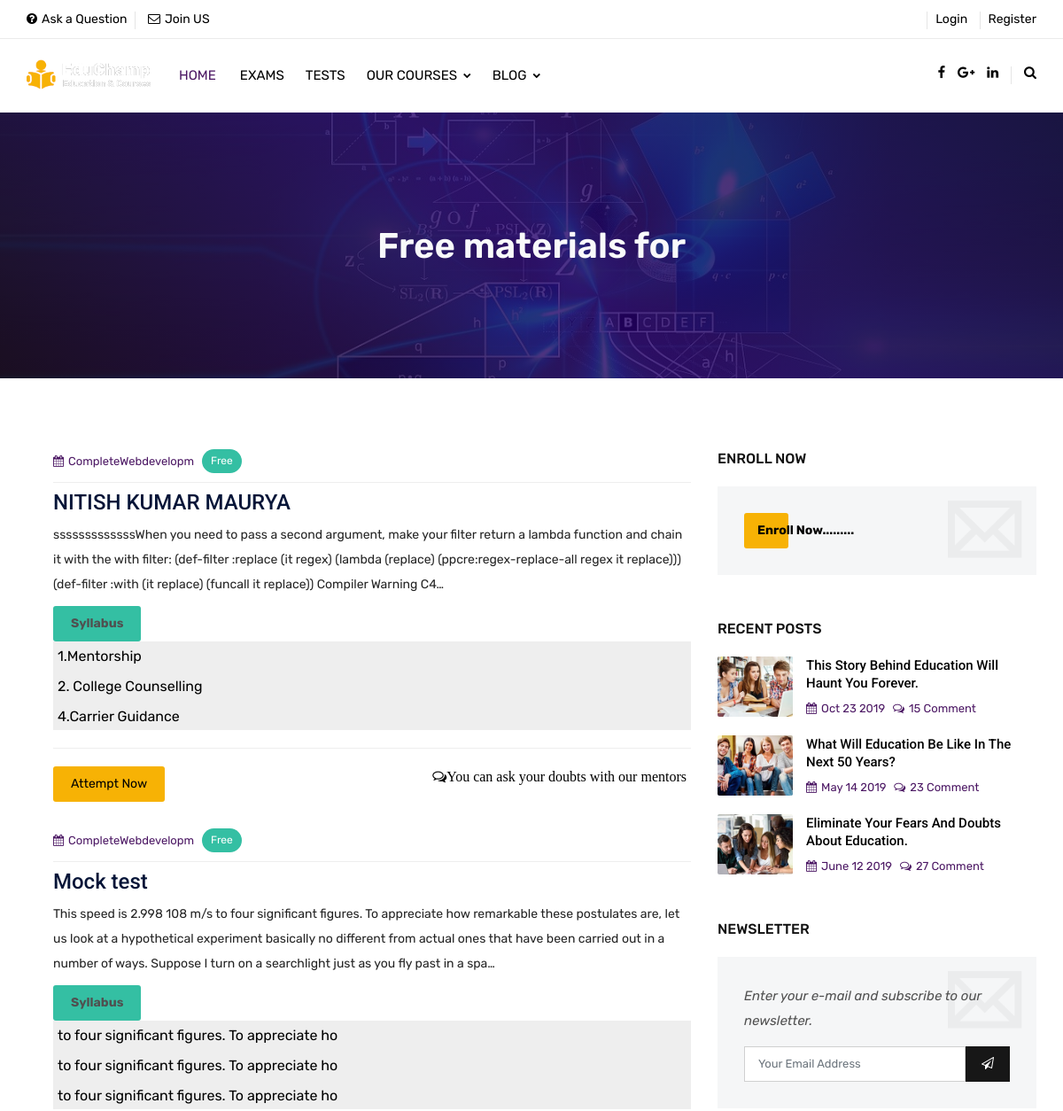
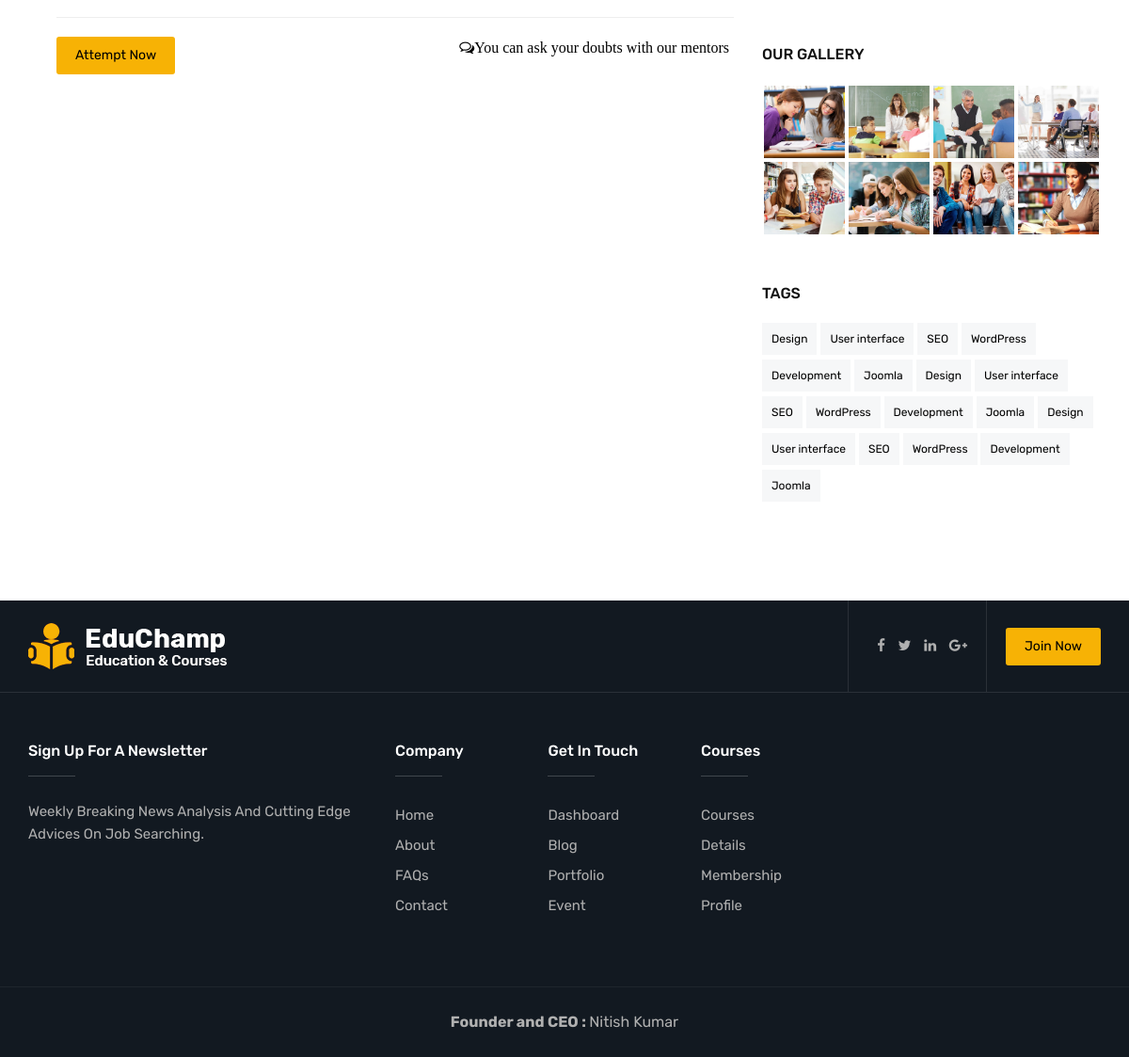
The page /tests/ on the database its author committed (2 pictures, top to bottom).
### testseries/models.py (models this page shows)
class Quiz(models.Model):
    type = models.ForeignKey(Category,on_delete=models.DO_NOTHING)
    quiz = models.ForeignKey(QuizCourse, on_delete=models.CASCADE, null=True, default="")
    name = models.CharField(max_length=50, default="")
    is_timed = models.BooleanField(default=True)
    is_preview = models.BooleanField(default=True)
    description = models.CharField(max_length=500)
    no_of_quesitions = models.IntegerField(default=0)
    slug = models.CharField(max_length=50)

class CourseProperty(models.Model):
    description  = models.CharField(max_length = 100 , null = False)
    quiz = models.ForeignKey(Quiz , null = False , on_delete=models.CASCADE)
    class Meta :
        abstract = True

class quizPrerequisite(CourseProperty):
    pass

### exam/models.py (models this page shows)
class Category(models.Model):
    id=models.IntegerField(primary_key=True)
    name = models.CharField(max_length=20)
    def __str__(self):
        return self.name

### testseries/views.py (the view)
# urls.py: path('tests/', include('testseries.urls')),
def tests(request):
    tests = Quiz.objects.filter()
    context = {
        'tests': tests
    }
    return render(request, "Eduguider/testlist.html", context)

### templates/Eduguider/testlist.html (shortened to what this page needs)
{% extends 'Eduguider/base.html'%}
{%load static%}
{% block head %}
<head>
	<link rel="stylesheet" type="text/css" href='{% static "assets/css/assets.css"%}'>
	<link rel="stylesheet" type="text/css" href='{% static "assets/css/typography.css"%}'>
	<link rel="stylesheet" type="text/css" href='{% static "assets/css/shortcodes/shortcodes.css"%}'>
	<link rel="stylesheet" type="text/css" href='{% static "assets/css/style.css"%}'>
	<link class="skin" rel="stylesheet" type="text/css" href='{% static "assets/css/color/color-1.css"%}'>
</head>
{% endblock %}
{% block body %}
<div class="page-wraper">
    <div class="page-content bg-white">
        <div class="page-banner ovbl-dark" style="background-image:url(http://127.0.0.1:8000/media/media/tests/thumbnails/banner-g4e70b8d46_1280.jpg);">
            <div class="container">
                <div class="page-banner-entry">
                    <h1 class="text-light">Free materials for {{exam.name}}</h1>
				</div>
            </div>
        </div>
         <div class="content-block">
			<div class="section-area section-sp1">
				<div class="container">
					<div class="row">
						<div class="col-lg-8">
                            {% for test in tests %}
							<div class="blog-post blog-md clearfix">
								<div class="ttr-post-info">
									<ul class="media-post">
										<li><a href="#"><i class="fa fa-calendar"></i>{{test.type}}</a></li>
                                        {% if test.is_preview is True %}
										<li><a href="/tests/attempt/{{k.slug}}" target="_blank" class="btn button-sm green radius-xl">Free</a></li>
                                        {% else%}
                                        <li><a href="#"><i class="fa fa-user"></i><b>Enroll to attempt</b></a></li>
                                        {% endif %}
									</ul>
									<h5 class="post-title"><a href="">{{test.name}}</a></h5>
									<p>{{test.description |truncatechars:300}}</p>
									<a class="btn button-l green"><b>Syllabus</b></a>
										<div class="vertical-menu">
											{% for i in test.quizprerequisite_set.all %}
											<a href="#">{{i.description}}</a>
											{% endfor %}
										</div>
									<div class="post-extra">
										<a href="/tests/attempt/{{test.slug}}" target="_blank" class="btn">Attempt Now</a>
										<a href="#" class="comments-bx"><i class="fa fa-comments-o">You can ask your doubts with our mentors</i></a>
									</div>
								</div>
							</div>
							{%endfor%}
						</div>
						<div class="col-lg-4 sticky-top">
							<aside class="side-bar sticky-top">
								<div class="widget">
                                        <div class="widget widget-newslatter">
                                            <h6 class="widget-title">Enroll Now</h6>
                                            <div class="news-box">
                                                <a href="" class="btn">Enroll Now.........</a>
                                            </div>
                                        </div>
								</div>
								<div class="widget recent-posts-entry">
									<h6 class="widget-title">Recent Posts</h6>
									<div class="widget-post-bx">
										<div class="widget-post clearfix">
											<div class="ttr-post-media"> <img src='{% static "assets/images/blog/recent-blog/pic1.jpg"%}' width="200" height="143" alt=""> </div>
											<div class="ttr-post-info">
												<div class="ttr-post-header">
													<h6 class="post-title"><a href="blog-details.html">This Story Behind Education Will Haunt You Forever.</a></h6>
												</div>
												<ul class="media-post">
													<li><a href="#"><i class="fa fa-calendar"></i>Oct 23 2019</a></li>
													<li><a href="#"><i class="fa fa-comments-o"></i>15 Comment</a></li>
												</ul>
											</div>
										</div>
										<div class="widget-post clearfix">
											<div class="ttr-post-media"> <img src='{% static "assets/images/blog/recent-blog/pic2.jpg"%}' width="200" height="160" alt=""> </div>
											<div class="ttr-post-info">
												<div class="ttr-post-header">
													<h6 class="post-title"><a href="blog-details.html">What Will Education Be Like In The Next 50 Years?</a></h6>
												</div>
												<ul class="media-post">
													<li><a href="#"><i class="fa fa-calendar"></i>May 14 2019</a></li>
													<li><a href="#"><i class="fa fa-comments-o"></i>23 Comment</a></li>
												</ul>
											</div>
										</div>
										<div class="widget-post clearfix">
											<div class="ttr-post-media"> <img src='{% static "assets/images/blog/recent-blog/pic3.jpg"%}' width="200" height="160" alt=""> </div>
											<div class="ttr-post-info">
												<div class="ttr-post-header">
													<h6 class="post-title"><a href="blog-details.html">Eliminate Your Fears And Doubts About Education.</a></h6>
												</div>
												<ul class="media-post">
													<li><a href="#"><i class="fa fa-calendar"></i>June 12 2019</a></li>
													<li><a href="#"><i class="fa fa-comments-o"></i>27 Comment</a></li>
												</ul>
											</div>
										</div>
									</div>
								</div>
								<div class="widget widget-newslatter">
									<h6 class="widget-title">Newsletter</h6>
									<div class="news-box">
										<p>Enter your e-mail and subscribe to our newsletter.</p>
										<form class="subscription-form" action="" method="post">
											<div class="input-group">
												<input name="dzEmail" required="required" type="email" class="form-control" placeholder="Your Email Address"/>
												<button name="submit" value="Submit" type="submit" class="btn black radius-no">
													<i class="fa fa-paper-plane-o"></i>
												</button>
											</div>
										</form>
									</div>
								</div>
								<div class="widget widget_gallery gallery-grid-4">
									<h6 class="widget-title">Our Gallery</h6>
									<ul>
										<li><div><a href="#"><img src='{% static "assets/images/gallery/pic2.jpg"%}' alt=""></a></div></li>
										<li><div><a href="#"><img src='{% static "assets/images/gallery/pic1.jpg"%}' alt=""></a></div></li>
										<li><div><a href="#"><img src='{% static "assets/images/gallery/pic5.jpg"%}' alt=""></a></div></li>
										<li><div><a href="#"><img src='{% static "assets/images/gallery/pic7.jpg"%}' alt=""></a></div></li>
										<li><div><a href="#"><img src='{% static "assets/images/gallery/pic8.jpg"%}' alt=""></a></div></li>
										<li><div><a href="#"><img src='{% static "assets/images/gallery/pic9.jpg"%}' alt=""></a></div></li>
										<li><div><a href="#"><img src='{% static "assets/images/gallery/pic3.jpg"%}' alt=""></a></div></li>
										<li><div><a href="#"><img src='{% static "assets/images/gallery/pic4.jpg"%}' alt=""></a></div></li>
									</ul>
								</div>
								<div class="widget widget_tag_cloud">
									<h6 class="widget-title">Tags</h6>
									<div class="tagcloud">
										<a href="#">Design</a>
										<a href="#">User interface</a>
										<a href="#">SEO</a>
										<a href="#">WordPress</a>
										<a href="#">Development</a>
										<a href="#">Joomla</a>
										<a href="#">Design</a>
										<a href="#">User interface</a>
										<a href="#">SEO</a>
										<a href="#">WordPress</a>
										<a href="#">Development</a>
										<a href="#">Joomla</a>
										<a href="#">Design</a>
										<a href="#">User interface</a>
										<a href="#">SEO</a>
										<a href="#">WordPress</a>
										<a href="#">Development</a>
										<a href="#">Joomla</a>
									</div>
								</div>
							</aside>
						</div>
					</div>
				</div>
			</div>
        </div>
    </div>
</div>
{% endblock %}

### static/assets/css/typography.css (style rules this page uses)
body { background-color: #fff; font-family: Rubik; font-size: 16px; font-weight: 400; color:#505050; padding: 0; margin: 0; overflow-x: hidden; -webkit-font-smoothing: antialiased; font-smoothing: antialiased; -moz-osx-font-smoothing: grayscale; scroll-behavior: smooth; }
a { color: #6f6f6f; outline: 0 none; text-decoration: none; }
img { border-style: none; height: auto; max-width: 100%; vertical-align: middle; }
section, article, aside, details, figcaption, figure, footer, header, hgroup, main, menu, nav, summary { display: block; }
p, address, pre, hr, ul, ol, dl, dd, table { margin-bottom: 24px; }
p { line-height: 28px; margin-bottom: 24px; }
h1, h2, h3, h4, h5, h6 { color: #111111; font-family: rubik; margin-top:0; }
h1 a, h2 a, h3 a, h4 a, h5 a, h6 a { color: inherit; }
h1 { font-size: 36px; line-height: 45px; margin-bottom: 25px; font-weight: 700; }
h5 { font-size: 18px; line-height: 24px; margin-bottom: 10px; font-weight: 500; }
h6 { font-size: 16px; line-height: 22px; margin-bottom: 10px; font-weight: 500; }
dl, ul, ol { list-style-position: outside; padding: 0; }
ul, ol { margin-bottom: 24px; }
ul li, ol li { padding: 0; }
.bg-white { background-color: #FFF; }

### static/assets/css/style.css (style rules this page uses)
.sticky-top { top:100px; }
.page-banner { height: 300px; background-size: cover; background-position: center center; display: table; width: 100%; text-align:left; }
.page-banner .container { display: table; height: 100%; }
.page-banner-entry { display: table-cell; vertical-align: middle; text-align: center; }
.page-banner h1 { font-weight:600; font-size:40px; margin-bottom: 0; }
.blog-post { position: relative; margin-bottom: 30px; }
.blog-md .ttr-post-info { border: none; padding-left:30px; }
.blog-md .ttr-post-info .post-title { margin-top:0; }
.blog-md, .blog-md .ttr-post-info { overflow: hidden; }
.blog-md .ttr-post-info, .blog-md .ttr-post-media { display: table-cell; vertical-align: middle; }
.blog-md .ttr-post-info > div:last-child { margin-bottom:0; }
.blog-post .post-title, .recent-news .post-title { font-size: 24px; margin-top: 0px; margin-bottom: 6px; font-family: roboto; line-height: 34px; }
.comments-bx { margin-left:auto; color:#000; }
.comments-bx i { margin-right:5px; }
.post-extra { display: flex; border-top: 1px solid #EEEEEE; padding-top: 20px; margin-top: 20px; }
.media-post { border-bottom: 1px solid #EEEEEE; padding-bottom: 10px; margin-bottom: 15px; }
.media-post, .post-tag { margin-bottom: 5px; }
.media-post li { list-style: none; display: inline-block; font-size: 13px; text-transform: capitalize; font-family: ; margin-right: 5px; }
.media-post li a { color:var(--primary); vertical-align: middle; }
.media-post li a i { margin-right:5px; font-size: 13px; }
.post-title a { color:#061538; }
.blog-post p, .recent-news p { margin-bottom: 10px; font-size: 14px; color:#242424; }
.section-sp1 { padding-top:80px; padding-bottom:50px; }
.ovbl-middle:after, .ovbl-light:after, .ovbl-dark:after { background: #391800; background: -moz-linear-gradient(left, #391800 0%, #001739 38%, #321001 71%, #011e32 100%); background: -webkit-linear-gradient(left, #391800 0%,#001739 38%,#321001 71%,#011e32 100%); background: linear-gradient(to right, #391800 0%,#001739 38%,#321001 71%,#011e32 100%); filter: progid:DXImageTransform.Microsoft.gradient( startColorstr='#391800', endColorstr='#011e32',GradientType=1 ); }

### static/assets/css/shortcodes/button.css (style rules this page uses)
.btn { -moz-user-select: none; border: 1px solid rgba(0, 0, 0, 0); border-radius: 4px; display: inline-block; font-size: 16px; font-weight: 400; line-height: 1.25; padding: 8px 16px; text-align: center; transition: all 0.2s ease-in-out 0s; vertical-align: middle; white-space: nowrap; }
.btn, .btn-secondry { color: #fff; padding: 10px 20px; display: inline-block; font-size: 14px; outline: none; cursor: pointer; outline: none; border-width: 0; border-style: solid; border-color: transparent; line-height: 1.42857; border-radius: 3px; font-weight: 400; text-align:center; font-family: rubik; }
.btn { background-color: #EFBB20; }
.button-sm { padding: 5px 10px; font-size: 12px; }
.radius-no { border-radius: 0; -webkit-border-radius: 0; }
.radius-xl { border-radius: 100px; -webkit-border-radius: 100px; }
.btn.black { background-color: #171717; color: #fff; }
.btn.green { background-color: #34bfa3; color: #fff; }

### static/assets/css/shortcodes/layout.css (style rules this page uses)
#bg { background-attachment: fixed; background-size: cover; }

### templates/Eduguider/testlist.html (style rules this page uses)
.vertical-menu { width: 100%; height: 100px; overflow-y: auto; }
.vertical-menu a { background-color: #eee; color: black; display: block; padding: 5px; text-decoration: none; }

### rows shown on the page
Quiz: type "CompleteWebdevelopm", name "NITISH KUMAR MAURYA", description "sssssssssssssWhen you need to pass a second argument, make your filter return a lambda function and chain it with the with filter: (def-filter :replace (it regex) (lambda (replace) (ppcre:regex-replace-all regex it replace))) (def-filter :with (it replace) (funcall it replace)) Compiler Warning C4…"
quizPrerequisite: description "1.Mentorship"
quizPrerequisite: description "2. College Counselling"
quizPrerequisite: description "4.Carrier Guidance"
Quiz: type "CompleteWebdevelopm", name "Mock test", description "This speed is 2.998 108 m/s to four significant figures. To appreciate how remarkable these postulates are, let us look at a hypothetical experiment basically no different from actual ones that have been carried out in a number of ways. Suppose I turn on a searchlight just as you fly past in a spa…"
quizPrerequisite: description "to four significant figures. To appreciate ho"
quizPrerequisite: description "to four significant figures. To appreciate ho"
quizPrerequisite: description "to four significant figures. To appreciate ho"
